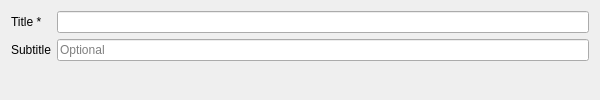
<?xml version="1.0" encoding="UTF-8"?>
<ui version="4.0">
 <class>WidgetCommonBlocHeader</class>
 <widget class="QWidget" name="WidgetCommonBlocHeader">
  <property name="geometry">
   <rect>
    <x>0</x>
    <y>0</y>
    <width>600</width>
    <height>100</height>
   </rect>
  </property>
  <property name="windowTitle">
   <string>Header</string>
  </property>
  <layout class="QFormLayout" name="formLayout">
   <property name="fieldGrowthPolicy">
    <enum>QFormLayout::AllNonFixedFieldsGrow</enum>
   </property>
   <item row="0" column="0">
    <widget class="QLabel" name="labelTitle">
     <property name="text">
      <string>Title *</string>
     </property>
    </widget>
   </item>
   <item row="0" column="1">
    <widget class="QLineEdit" name="lineEditTitle"/>
   </item>
   <item row="1" column="0">
    <widget class="QLabel" name="labelSubtitle">
     <property name="text">
      <string>Subtitle</string>
     </property>
    </widget>
   </item>
   <item row="1" column="1">
    <widget class="QLineEdit" name="lineEditSubtitle">
     <property name="placeholderText">
      <string>Optional</string>
     </property>
    </widget>
   </item>
  </layout>
 </widget>
 <resources/>
 <connections/>
</ui>
